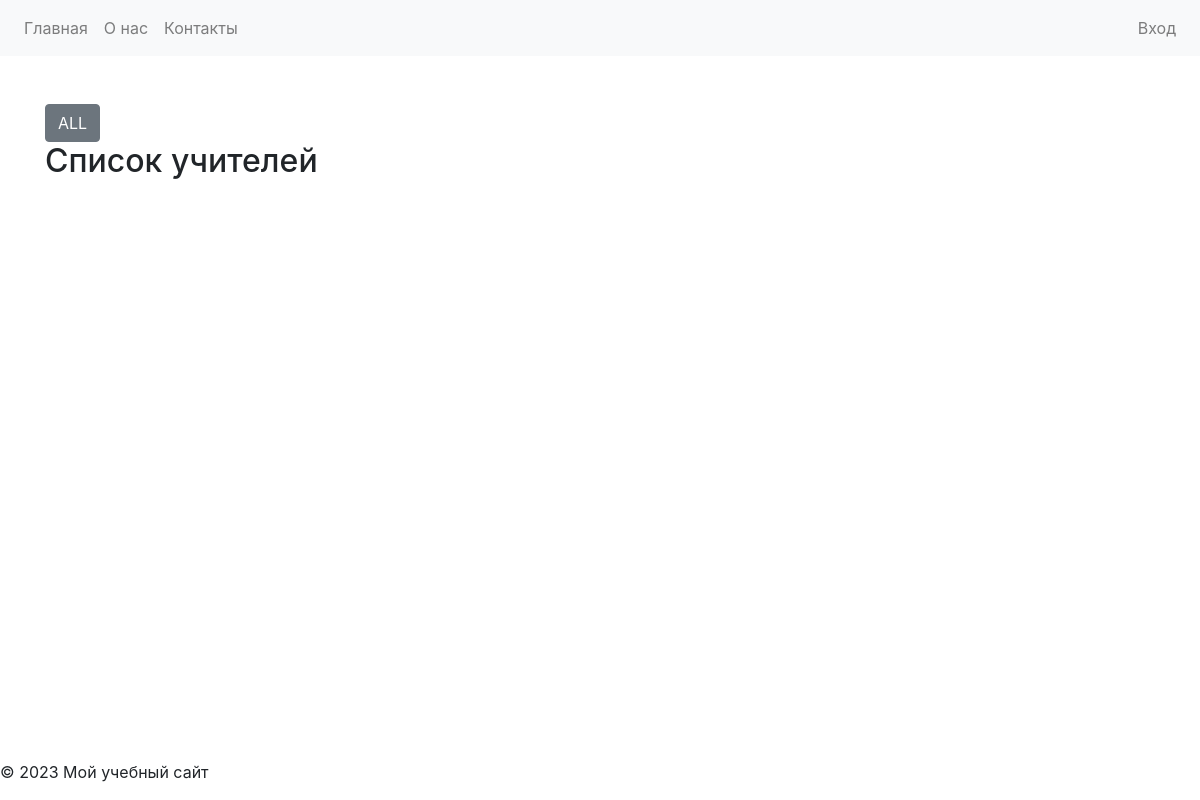
Page /profile/tag/12/ on the earlier database version.
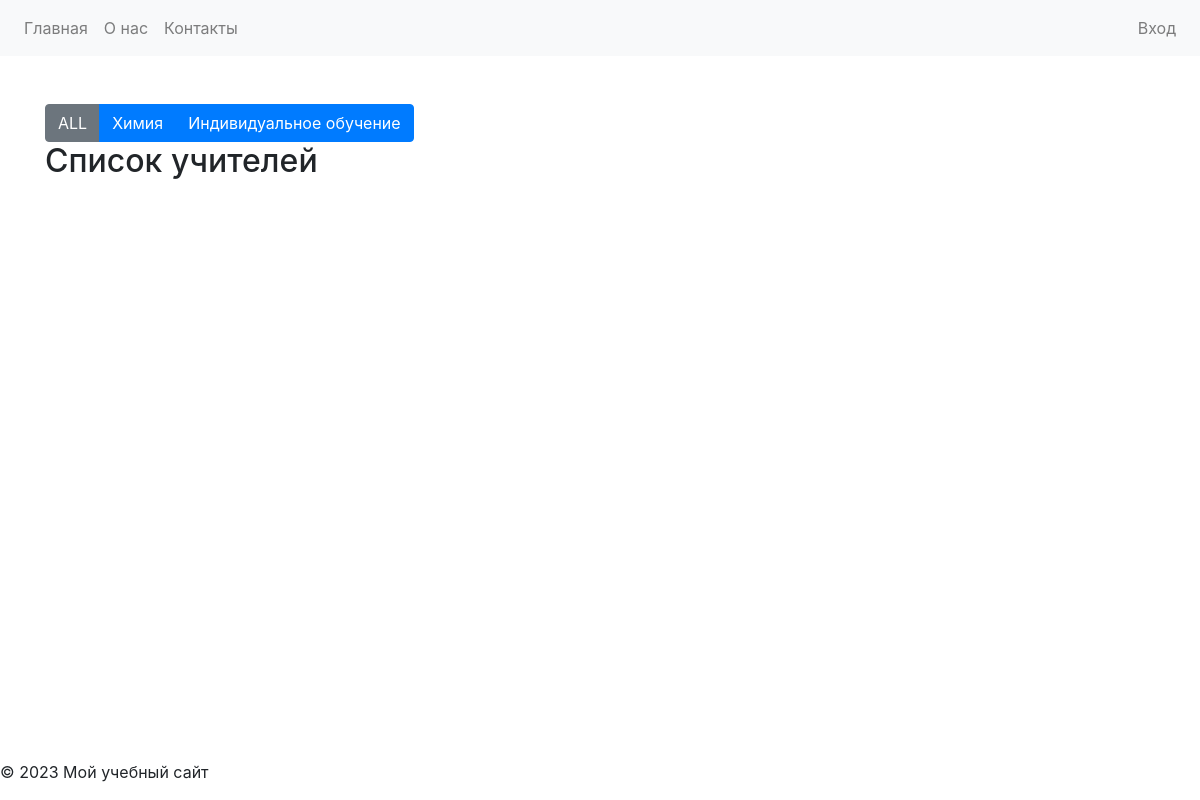
Same page on the later database version.
### ProfileApp/models.py (models this page shows, shortened)
class Tag(models.Model):
    name = models.CharField(max_length=100)

### ProfileApp/views.py (the view)
# urls.py: path('tag/<int:tag_id>/', sort_category, name='tag'),
def sort_category(request: HttpRequest, tag_id: int=None) -> render:
    if tag_id:
        context = {
            'users': User.objects.filter(teacher__tags__id=tag_id),
            'categories': Tag.objects.all(),
        }
    else:
        context = {
            'users': User.objects.select_related('teacher'),
            'categories': Tag.objects.all(),
        }
    return render(request, 'profileapp/profile/index.html', context=context)

### ProfileApp/templates/profileapp/profile/index.html (shortened to what this page needs)
{% extends 'profileapp/profile/base_home.html' %}
{% load static %}
{% block content %}
<body>
    <div class="container mt-5">
        <div class="btn-group" role="group" id="categoryButtons">
            <a href="{% url 'index' %}" class="btn btn-secondary">ALL</a>
            {% for category in categories %}
                <a href="{% url 'profile:tag' tag_id=category.id|urlencode %}" class="btn btn-primary">{{ category.name }}</a>
            {% endfor %}
        </div>
    </div>
    <div class="container">
        <h2>Список учителей</h2>
    </div>
{% endblock %}

### ProfileApp/templates/profileapp/profile/base_home.html (shortened to what this page needs)
{% load static %}
<!DOCTYPE html>
<html lang="en">
<head>
    <link rel="stylesheet" href="https://maxcdn.bootstrapcdn.com/bootstrap/4.5.2/css/bootstrap.min.css">
    <link href="https://cdn.jsdelivr.net/npm/@fullcalendar/core/main.css" rel="stylesheet">
    <link href="https://stackpath.bootstrapcdn.com/bootstrap/4.5.2/css/bootstrap.min.css" rel="stylesheet">
    <link href="{% static 'ProfileApp/css/footer.css' %}" rel="stylesheet">
</head>
<body>
    <header>
        <nav class="navbar navbar-expand-lg navbar-light bg-light">
            <div class="collapse navbar-collapse" id="navbarNav">
                {% if title != 'Профиль' %}
                    <ul class="navbar-nav">
                        <li class="nav-item">
                            <a class="nav-link" href="{% url 'index' %}">Главная</a>
                        </li>
                        <li class="nav-item">
                            <a class="nav-link" href="/about/">О нас</a>
                        </li>
                        <li class="nav-item">
                            <a class="nav-link" href="/contact/">Контакты</a>
                        </li>
                    </ul>
                {% endif %}
                <ul class="navbar-nav ml-auto">
                    {% if not autentic %}
                            <li class="nav-item">
                                <a class="nav-link" href="{% url 'profile:login' %}">Вход</a>
                            </li>
                    {% endif %}
                </ul>
            </div>
        </nav>
    </header>
    <main>
        {% block content %}{% endblock %}
    </main>
    <footer>
        <p>&copy; 2023 Мой учебный сайт</p>
    </footer>
</body>
</html>

### static/ProfileApp/css/footer.css (style rules this page uses)
html, body { height: 100%; margin: 0; padding: 0; }
body { display: flex; flex-direction: column; }
main { flex-grow: 1; }

Differences in the rows shown:
added Tag: name "Химия"
added Tag: name "Индивидуальное обучение"
